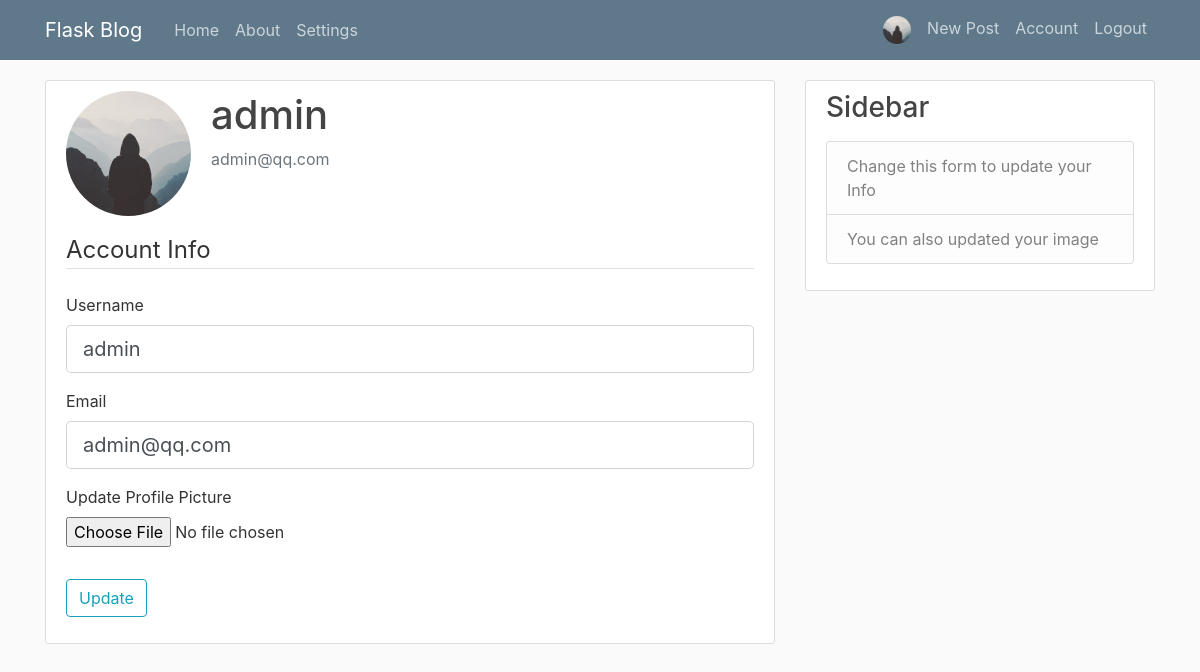
Page /account (signed in) on the committed database.
### flaskblog/models.py (models this page shows, shortened)
class User(db.Model, UserMixin):
    id = db.Column(db.Integer, primary_key=True)
    username = db.Column(db.String(20), unique=True, nullable=False)
    email = db.Column(db.String(120), unique=True, nullable=False)
    image_file = db.Column(db.String(20), nullable=False, default='default.jpg')
    password = db.Column(db.String(60), nullable=False)
    date_created = db.Column(db.Date, nullable=False, default=date.today())
    posts = db.relationship('Post', backref='author', lazy=True)
    comments = db.relationship('Comment', backref='author', lazy=True)

### flaskblog/users/routes.py (the view)
@users.route("/account", methods=['GET', 'POST'])
@login_required
def account():
    form = UpdateAccountForm()
    if form.validate_on_submit():
        if form.picture.data:
            picture_file = save_picture(form.picture.data)
            current_user.image_file = picture_file
        current_user.username = form.username.data
        current_user.email = form.email.data
        db.session.commit()
        flash('Your account has been updated!', 'success')
        return redirect(url_for('users.account'))
    elif request.method == 'GET':
        form.username.data = current_user.username
        form.email.data = current_user.email
    image_file = url_for('static', filename='profile_pics/' + current_user.image_file)
    return render_template('account.html', title='Account',
                           image_file=image_file, form=form,
                           sidebar_info = ['Change this form to update your Info', 'You can also updated your image'])

### flaskblog/users/forms.py (shortened to what this page needs)
class UpdateAccountForm(FlaskForm):
    username = StringField('Username',
                           validators=[DataRequired(), Length(min=2, max=20)])
    email = StringField('Email',
                        validators=[DataRequired(), Email()])
    picture = FileField('Update Profile Picture', validators=[FileAllowed(['jpg', 'png'])])
    submit = SubmitField('Update')

### flaskblog/models.py (called while the page is built)
@login_manager.user_loader
def load_user(user_id):
    return User.query.get(int(user_id))

### flaskblog/templates/account.html (shortened to what this page needs)
{% extends "layout.html" %}
{% block content %}
    <div class="content-section">
      <div class="media">
        <img class="rounded-circle account-img" src="{{ image_file }}">
        <div class="media-body">
          <h2 class="account-heading">{{ current_user.username }}</h2>
          <p class="text-secondary">{{ current_user.email }}</p>
        </div>
      </div>
        <form method="POST" action="" enctype="multipart/form-data">
            <fieldset class="form-group">
                <legend class="border-bottom mb-4">Account Info</legend>
                <div class="form-group">
                    {{ form.username.label(class="form-control-label") }}
                    {% if form.username.errors %}
                        {{ form.username(class="form-control form-control-lg is-invalid") }}
                        <div class="invalid-feedback">
                            {% for error in form.username.errors %}
                                <span>{{ error }}</span>
                            {% endfor %}
                        </div>
                    {% else %}
                        {{ form.username(class="form-control form-control-lg") }}
                    {% endif %}
                </div>
                <div class="form-group">
                    {{ form.email.label(class="form-control-label") }}
                    {% if form.email.errors %}
                        {{ form.email(class="form-control form-control-lg is-invalid") }}
                        <div class="invalid-feedback">
                            {% for error in form.email.errors %}
                                <span>{{ error }}</span>
                            {% endfor %}
                        </div>
                    {% else %}
                        {{ form.email(class="form-control form-control-lg") }}
                    {% endif %}
                </div>
                <div class="form-group">
                    {{ form.picture.label() }}
                    {{ form.picture(class="form-control-file") }}
                </div>
            </fieldset>
            <div class="form-group">
                {{ form.submit(class="btn btn-outline-info") }}
            </div>
        </form>
    </div>
{% endblock content %}

### flaskblog/templates/layout.html (shortened to what this page needs)
<!DOCTYPE html>
<html>
<head>
    <link rel="stylesheet" type="text/css" href="{{ url_for('static', filename='bootstrap.css') }}">
    <link rel="stylesheet" type="text/css" href="{{ url_for('static', filename='main.css') }}">
    <link rel="stylesheet" type="text/css" href="{{ url_for('static', filename='bootoast.css') }}">
</head>
<body>
    <header class="site-header">
      <nav class="navbar navbar-expand-md navbar-dark bg-steel fixed-top">
        <div class="container">
          <a class="navbar-brand mr-4" href="/">Flask Blog</a>
          <div class="collapse navbar-collapse" id="navbarToggle">
            <div class="navbar-nav mr-auto">
              <a class="nav-item nav-link" href="{{ url_for('main.home') }}">Home</a>
              <a class="nav-item nav-link" href="{{ url_for('main.about') }}">About</a>
              <a class="nav-item nav-link" href="{{ url_for('main.settings') }}">Settings</a>
            </div>
            <div class="navbar-nav">
              {% if current_user.is_authenticated %}
                <a class="nav-item nav-link" href="{{url_for('users.user_posts', username=current_user.username)}}">
                    <img class="rounded-circle my-nav-img" src="{{ url_for('static',filename='profile_pics/' + current_user.image_file) }}">
                </a>
                <a class="nav-item nav-link" href="{{ url_for('posts.new_post') }}">New Post</a>
                <a class="nav-item nav-link" href="{{ url_for('users.account') }}">Account</a>
                <a class="nav-item nav-link" href="{{ url_for('users.logout') }}">Logout</a>
              {% else %}
                <a class="nav-item nav-link" href="{{ url_for('users.login') }}">Login</a>
                <a class="nav-item nav-link" href="{{ url_for('users.register') }}">Register</a>
              {% endif %}
            </div>
          </div>
        </div>
      </nav>
    </header>
    <main role="main" class="container">
      <div class="row">
        <div class="col-md-8">
          {% block content %}{% endblock %}
        </div>
        <div class="col-md-4">
          <div class="content-section">
            <h3>Sidebar</h3>
            {% if current_user.is_authenticated and sidebar_info %}
            <p class='text-muted'>
                <ul class="list-group">
                    {% for item in sidebar_info %}
                    <li class="list-group-item list-group-item-light">{{item}}</li>
                    {% endfor %}
                </ul>
            </p>
            {% endif %}
          </div>
        </div>
      </div>
    </main>
</body>
</html>

### flaskblog/static/main.css (style rules this page uses)
body { background: #fafafa; color: #333333; margin-top: 5rem; }
h1, h2, h3, h4, h5, h6 { color: #444444; }
.bg-steel { background-color: #5f788a; }
.site-header .navbar-nav .nav-link { color: #cbd5db; }
.content-section { background: #ffffff; padding: 10px 20px; border: 1px solid #dddddd; border-radius: 3px; margin-bottom: 20px; }
.account-img { height: 125px; width: 125px; margin-right: 20px; margin-bottom: 16px; }
.account-heading { font-size: 2.5rem; }
.my-nav-img { height: 28px; width: 28px }

### rows in the picture
User: image_file (placeholder picture), username "admin", email "admin@qq.com"

### other values in the picture
{{ item }} "Change this form to update your Info" "You can also updated your image"
